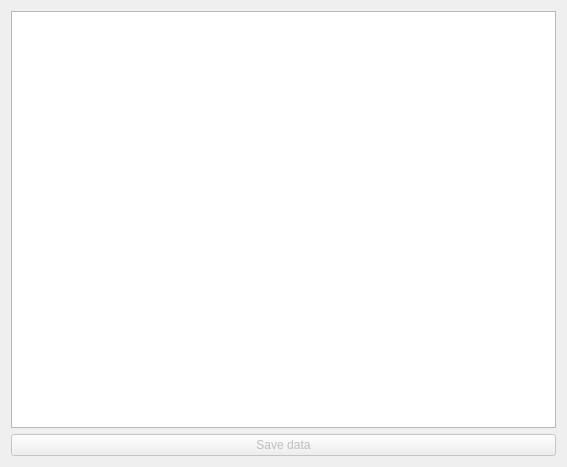
<?xml version="1.0" encoding="UTF-8"?>
<ui version="4.0">
 <class>modelDataVisualization</class>
 <widget class="QDialog" name="modelDataVisualization">
  <property name="geometry">
   <rect>
    <x>0</x>
    <y>0</y>
    <width>567</width>
    <height>467</height>
   </rect>
  </property>
  <property name="windowTitle">
   <string>Data</string>
  </property>
  <layout class="QGridLayout" name="gridLayout_2">
   <item row="0" column="0">
    <layout class="QGridLayout" name="gridLayout">
     <item row="1" column="0">
      <widget class="QPushButton" name="saveButton">
       <property name="enabled">
        <bool>false</bool>
       </property>
       <property name="focusPolicy">
        <enum>Qt::ClickFocus</enum>
       </property>
       <property name="text">
        <string>Save data</string>
       </property>
      </widget>
     </item>
     <item row="0" column="0">
      <widget class="QListWidget" name="modelListWidget"/>
     </item>
    </layout>
   </item>
  </layout>
 </widget>
 <resources/>
 <connections/>
</ui>
